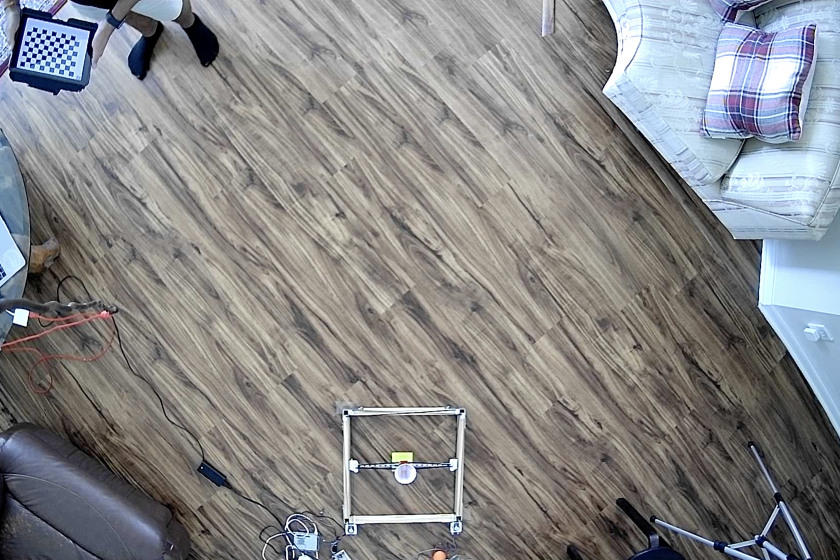
#> input picture src/calibration/images/img0.jpg, 2520 x 1680 px, given in place of the camera (shown at 1/3 size)
$ python visualization_old.py
#> lines starting #> are read from the running program, lines starting #| are printed output that depends on the picture; after the words box and inside, x2 and y2 are one past the last pixel; in counts of white or black regions, pixels touching at a corner belong together
from collections import deque

import imutils
import numpy as np
import cv2
import math

from time import time

# Min: 1
# X max: 598
# Y max: 335
# Smallest radius: 2.8285

# Initialize variables
timePrev = 0
got_init = False
found_target = False
a_z = 0.0143589
v_xy = 0.0
v_z = 0.0
h0 = 0.0
s = math.inf
x_start = 0
y_start = 0
target = (0,0)

# Stepper motors
X_max = 1450
Y_max = 1600
min = 0

# Target zone boundaries
rect_tl = (276, 24)
rect_br = (343, 88)

# HSV boundaries
orangeLower = (0, 132, 96)
orangeUpper = (15, 255, 255)

# Define lists for data
buffer = 50
coords = deque(maxlen=buffer)
radii = deque(maxlen=10)
target_coords = deque(maxlen=rect_br[0])

# Kalman Filter
kf = cv2.KalmanFilter(4, 2)
kf.measurementMatrix = np.array([[1, 0, 0, 0], [0, 1, 0, 0]], np.float32)
kf.transitionMatrix = np.array([[1, 0, 1, 0], [0, 1, 0, 1],
								[0, 0, 1, 0], [0, 0, 0, 1]], np.float32)

stream = cv2.VideoCapture(1)
while True:
	active, frame = stream.read()
#> frame is the input picture: shape (1680, 2520, 3); mean B, G, R 135.7, 134.8, 134.5
	if active:
		# Frame config and HSV conversion
		frame = imutils.resize(frame, width=600)
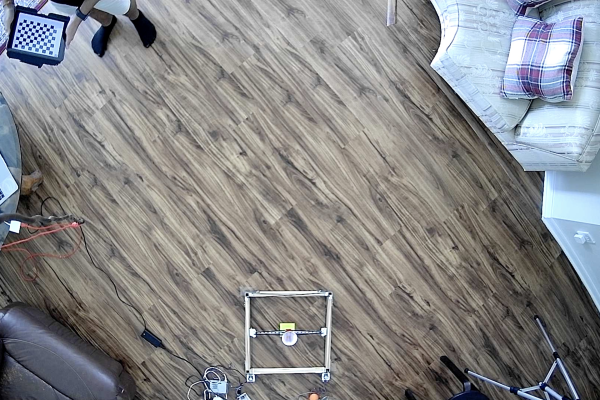
#> frame: shape (400, 600, 3); mean B, G, R 135.7, 134.8, 134.5
		frame = cv2.flip(frame, 0)
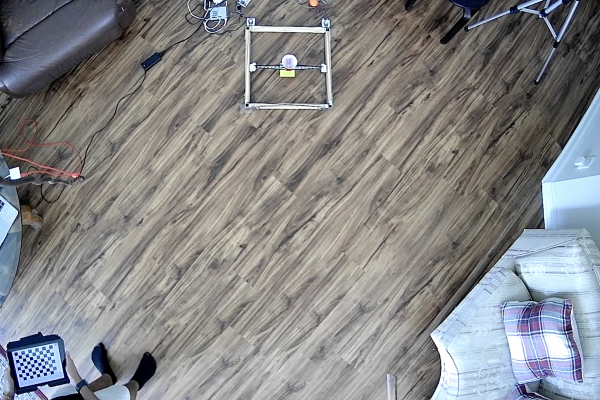
#> frame: shape (400, 600, 3); mean B, G, R 135.7, 134.8, 134.5
		# frame = cv2.flip(frame, 1)
		blurred = cv2.GaussianBlur(frame, (11, 11), 0)
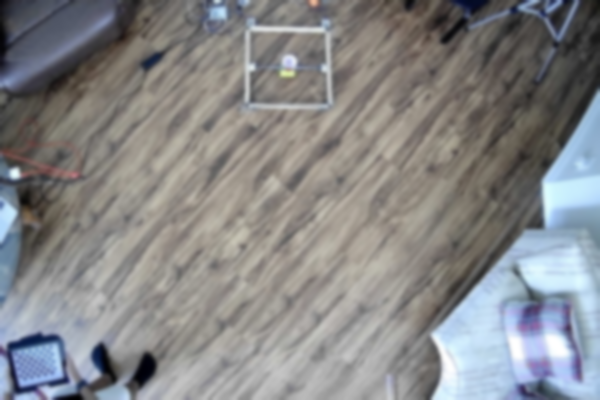
#> blurred: shape (400, 600, 3); mean B, G, R 135.7, 134.8, 134.5
		hsv = cv2.cvtColor(blurred, cv2.COLOR_BGR2HSV)
#> hsv: shape (400, 600, 3); mean H, S, V 42.4, 29.8, 143.7
		hsv[...,1] = hsv[...,1]*10
#> hsv: shape (400, 600, 3); mean H, S, V 42.4, 111.5, 143.7

		# Mask ball
		mask = cv2.inRange(hsv, orangeLower, orangeUpper)
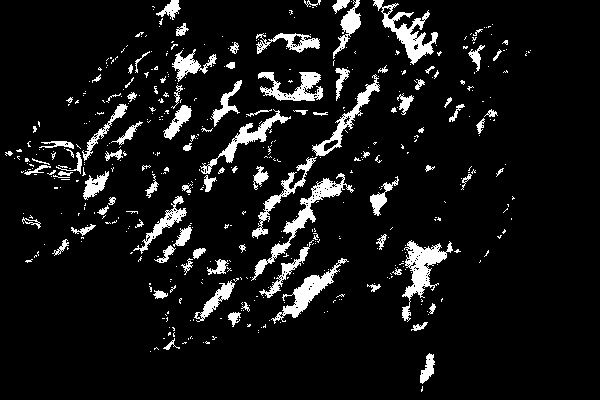
#> mask: shape (400, 600); 8.4% white; 488 white regions (392 under 20 px), largest, box (x1, y1, x2, y2) and area: (402, 240, 453, 322) 1352, (251, 173, 354, 281) 1324, (373, 0, 438, 65) 1253
		mask = cv2.erode(mask, None, iterations=2)
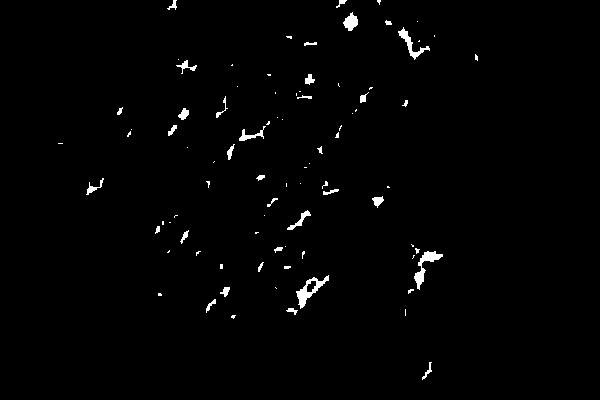
#> mask: shape (400, 600); 1.2% white; 87 white regions (53 under 20 px), largest, box (x1, y1, x2, y2) and area: (296, 275, 329, 309) 339, (414, 251, 443, 290) 324, (398, 27, 430, 60) 239
		mask = cv2.dilate(mask, None, iterations=2)
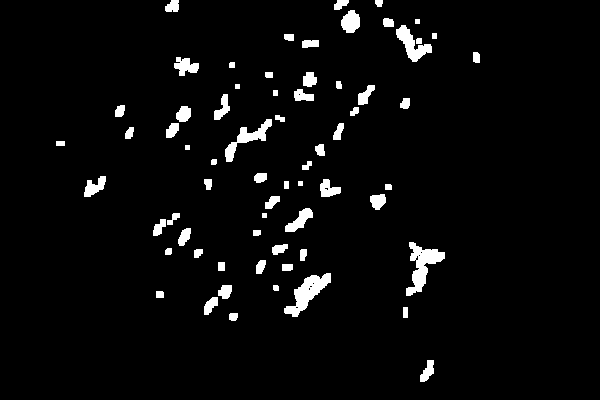
#> mask: shape (400, 600); 3.9% white; 67 white regions

		# Get contour
		contour = cv2.findContours(mask.copy(), cv2.RETR_EXTERNAL, cv2.CHAIN_APPROX_SIMPLE)
#> contour = 67 contours, 5 with area under 20; largest, box (x1, y1, x2, y2) and area: (406, 242, 445, 296) 784, (284, 273, 331, 317) 764, (225, 119, 272, 162) 490, (396, 25, 432, 62) 488, (341, 10, 360, 33) 292
		contour = imutils.grab_contours(contour)

		# cv2.rectangle(frame, rect_tl, rect_br, (0, 255, 0), 2)

		# Identify largest contour and draw circle with center
		x, y = 0, 0
		predicted = (x, y)
		if len(contour) > 0:
			c = max(contour, key=cv2.contourArea)
#> c = contour of 88 points, box (x1, y1, x2, y2) (406, 242, 445, 296), area 784
			((X_min, Y_min), radius) = cv2.minEnclosingCircle(c)
#> X_min = 420.2; Y_min = 269.2; radius = 29.41
			M = cv2.moments(c)
#> M = moments, m00 784.5, centre m10/m00, m01/m00 = (422, 265.3)

			x, y = int(M["m10"] / M["m00"]), int(M["m01"] / M["m00"])
#> x = 421; y = 265
			center = (x, y)
#> center = (421, 265)

			# Sample coordinates every 2.5 milliseconds
			timeNow = int(time() * 1000)
			if timeNow - timePrev >= 2.5:
				coords.append(center)
				radii.append(radius)

				timePrev = timeNow

			# print(radii)
			radii_sorted = sorted(radii)
			radius = radii_sorted[int(len(radii) / 2)]
			# cv2.circle(frame, (int(x), int(y)), int(radius), (0, 255, 255), 2)
			# cv2.circle(frame, center, 5, (0, 0, 255), -1)

			# Prediction
			for coord in coords:
				kf.correct(np.array([[np.float32(coord[0])], [np.float32(coord[1])]]))

			for i in range(5):
				kf.correct(np.array([[np.float32(predicted[0])], [np.float32(predicted[1])]]))
				predicted = kf.predict()

				if (predicted[0] >= 1 and predicted[0] <= 598) and (predicted[1] >= 1 and predicted[1] <= 335):
					coords.append(predicted)
					cv2.circle(frame, predicted, 5, (255, 0, 0), -1)
				else:
					break

			try:
				if not got_init:
					# Get initial height
					h0 = radii[0]

					# Calculate xy velocity
					ds = math.sqrt((coords[9][0] - coords[0][0])**2 + (coords[9][1] - coords[0][1])**2)
					dt = 2.5 * 10
					v_xy = ds / dt

					# Calculate z velocity
					dz = float(radii[1] - radii[0])
					dt = 2.5 * 1
					# v_z = dz / dt
					v_z = 0.15

					# Calculate distance until target
					if not (v_z == 0 or v_xy == 0 or h0 == 0):
						s = (-(v_z/v_xy) - math.sqrt(((v_z/v_xy)**2 - 4*(-a_z/(2*(v_xy**2)))*(h0-2.83))))/(2*(-a_z/(2*(v_xy**2))))

					x_start = coords[0][0]
					y_start = coords[0][1]
					got_init = True
			except:
				pass

		# Best fit line through coordinates
		if len(coords) > 1:
			pts = np.array(coords, dtype=np.float32)

			[vx, vy, x0, y0] = cv2.fitLine(pts, cv2.DIST_L2, 0, 0.01, 0.01)

			lefty = int((-x0 * vy / vx) + y0)
			righty = int(((frame.shape[1] - x0) * vy / vx) + y0)

			slope = float((righty - lefty) / (frame.shape[1] - 1))
			y_line = float(lefty)

			# If predicted line coordinates are in zone, add to possibilities
			for x_line in range(0, (rect_br[0]+1)):
				y_line += slope

				if x_line >= rect_tl[0] and y_line >= rect_tl[1] and y_line <= rect_br[1]:
					# Map prediction to stepper motor coordinates
					x_mapped = round(np.interp(x_line - rect_tl[0], [0, rect_br[0] - rect_tl[0]], [min, X_max]).item())
					y_mapped = round(np.interp(rect_br[1] - round(y_line), [0, rect_br[1] - rect_tl[1]], [min, Y_max]).item())

					# target_coords.append((x_mapped, y_mapped))
					target_coords.append((x_line, round(y_line)))

			x_lim = 0
			step = 1
			if slope > 0:
				x_lim = rect_tl[0]-1
				step = -1
			else:
				x_lim = rect_br[0]+1

			y_line = y_start
			if not found_target:
				for x_line in range(x_start, x_lim, step):
					if not found_target:
						y_line -= abs(slope)

						# Calculate distance
						diff = math.sqrt((x_line - x_start)**2 + (y_line - y_start)**2)
						print(diff)
						if diff >= s:
							target = (x_line, round(y_line))
							found_target = True
							# [20 lines of commented-out code are left out]
		cv2.imshow("Frame", frame)
		key = cv2.waitKey(1) & 0xFF
#> (key q is pressed here)
		if key == ord("q"):
			break

stream.release()
cv2.destroyAllWindows()

print(f"Initial height: {h0}")
print(f"XY velocity: {v_xy}")
print(f"Z velocity: {v_z}")
print(f"Displacement: {s}")
print()
print(f"Target: {target}")

$ run again, on src/calibration/images/img1.jpg
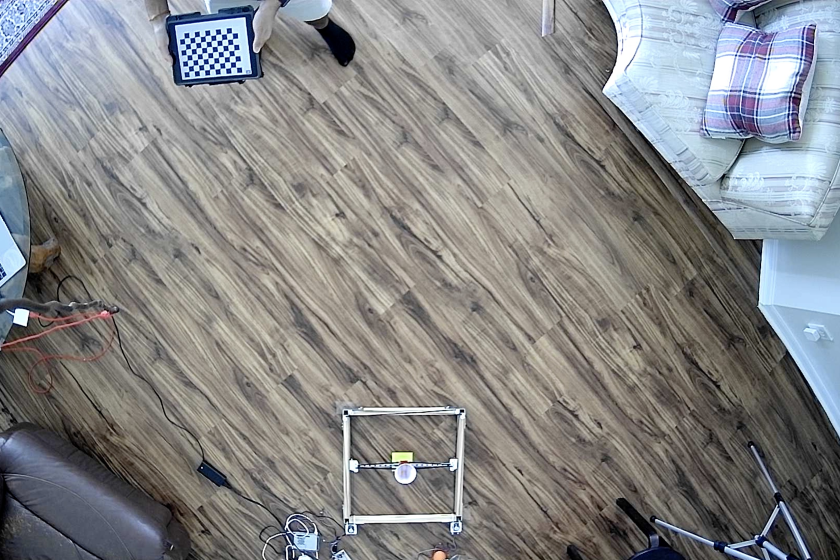
#> input picture src/calibration/images/img1.jpg, 2520 x 1680 px, given in place of the camera (shown at 1/3 size)
#> frame is the input picture: shape (1680, 2520, 3); mean B, G, R 135.5, 134.8, 134.2
#> `blurred = cv2.GaussianBlur(frame, (11, 11), 0)`:
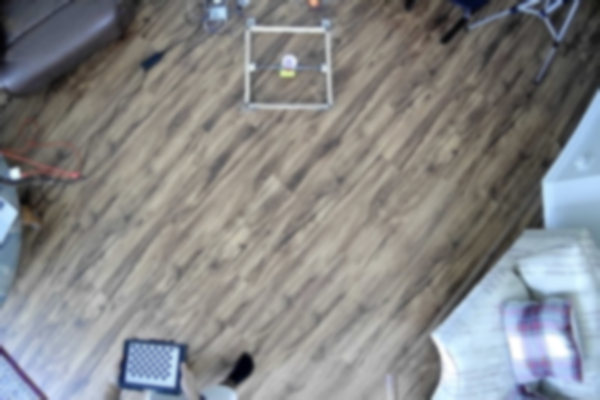
#> blurred: shape (400, 600, 3); mean B, G, R 135.5, 134.8, 134.2
#> `mask = cv2.dilate(mask, None, iterations=2)`:
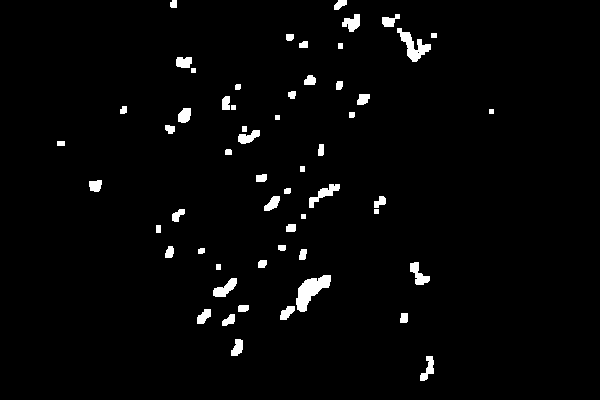
#> mask: shape (400, 600); 2.4% white; 57 white regions
#> contour = 57 contours, 6 with area under 20; largest, box (x1, y1, x2, y2) and area: (296, 275, 331, 312) 582, (397, 28, 431, 62) 389, (309, 184, 340, 208) 210, (213, 278, 237, 297) 205, (410, 262, 430, 285) 192
#> c = contour of 51 points, box (x1, y1, x2, y2) (296, 275, 331, 312), area 582
#> X_min = 313.5; Y_min = 292; radius = 23.69
#> M = moments, m00 582.5, centre m10/m00, m01/m00 = (310.4, 290.4)
#> x = 310; y = 290
#> center = (310, 290)

$ run again, on src/calibration/images/img10.jpg
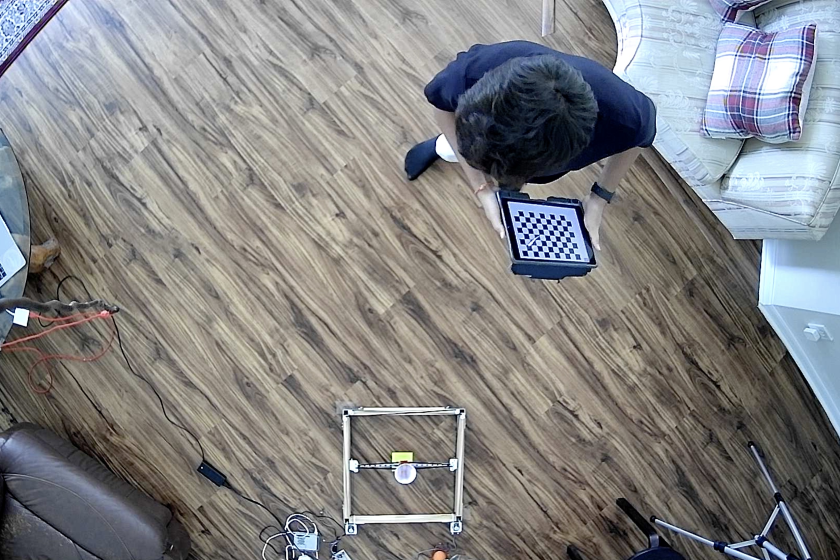
#> input picture src/calibration/images/img10.jpg, 2520 x 1680 px, given in place of the camera (shown at 1/3 size)
#> frame is the input picture: shape (1680, 2520, 3); mean B, G, R 132.3, 131.5, 131.3
#> `blurred = cv2.GaussianBlur(frame, (11, 11), 0)`:
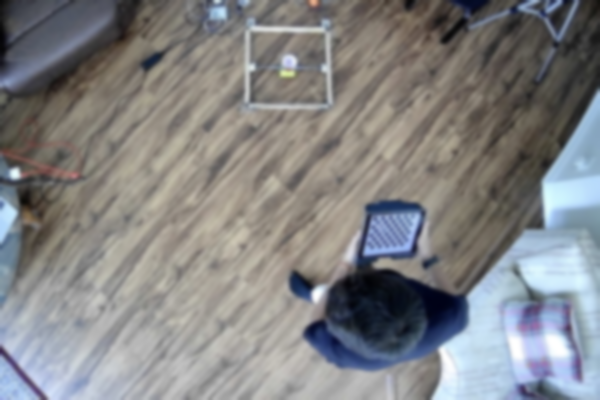
#> blurred: shape (400, 600, 3); mean B, G, R 132.3, 131.5, 131.3
#> `mask = cv2.dilate(mask, None, iterations=2)`:
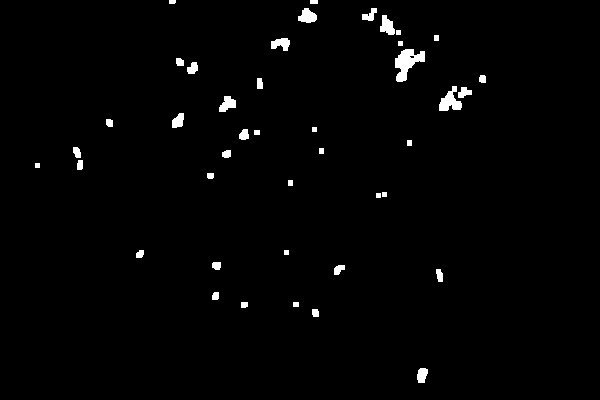
#> mask: shape (400, 600); 1.5% white; 42 white regions
#> contour = 42 contours, 8 with area under 20; largest, box (x1, y1, x2, y2) and area: (395, 49, 425, 82) 475, (439, 86, 462, 111) 268, (298, 8, 317, 23) 168, (380, 15, 395, 35) 166, (219, 96, 236, 112) 148
#> c = contour of 48 points, box (x1, y1, x2, y2) (395, 49, 425, 82), area 475
#> X_min = 410.5; Y_min = 66; radius = 20.18
#> M = moments, m00 475, centre m10/m00, m01/m00 = (406.8, 62.23)
#> x = 406; y = 62
#> center = (406, 62)

$ run again, on src/calibration/images/img11.jpg
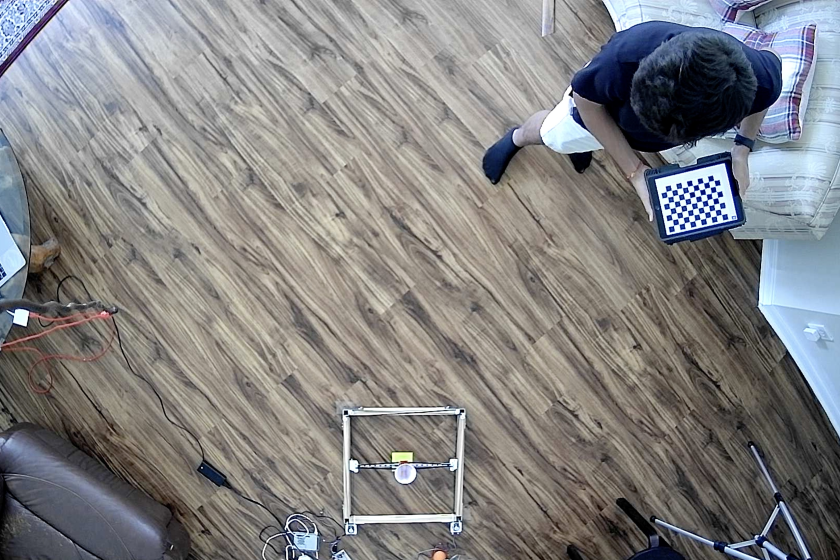
#> input picture src/calibration/images/img11.jpg, 2520 x 1680 px, given in place of the camera (shown at 1/3 size)
#> frame is the input picture: shape (1680, 2520, 3); mean B, G, R 130.9, 130.7, 131.4
#> `blurred = cv2.GaussianBlur(frame, (11, 11), 0)`:
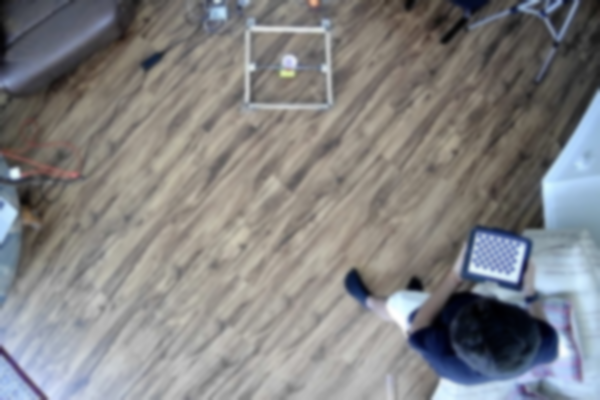
#> blurred: shape (400, 600, 3); mean B, G, R 130.9, 130.7, 131.4
#> `mask = cv2.dilate(mask, None, iterations=2)`:
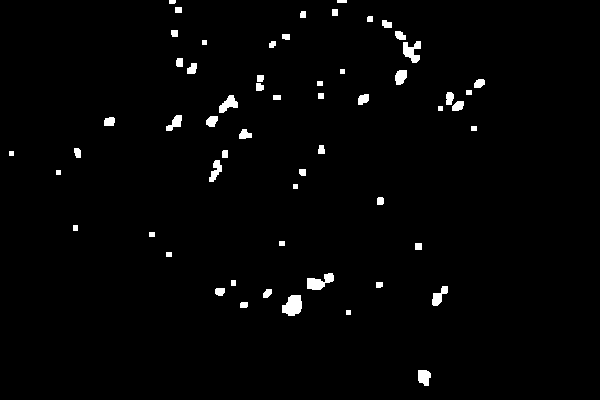
#> mask: shape (400, 600); 1.7% white; 58 white regions
#> contour = 58 contours, 9 with area under 20; largest, box (x1, y1, x2, y2) and area: (282, 295, 302, 316) 282, (307, 273, 334, 290) 226, (403, 41, 421, 63) 198, (219, 95, 238, 113) 158, (418, 370, 431, 386) 142
#> c = contour of 24 points, box (x1, y1, x2, y2) (282, 295, 302, 316), area 282
#> X_min = 291; Y_min = 303.5; radius = 12.38
#> M = moments, m00 282, centre m10/m00, m01/m00 = (292.5, 305.3)
#> x = 292; y = 305
#> center = (292, 305)
